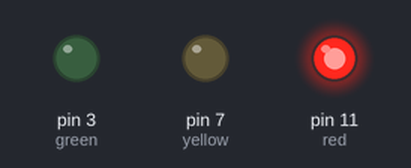
A sketch run on a simulated Arduino Uno, built with avr-gcc and run on an emulated ATmega328P. Shown: output pins drawn as LEDs (lit = HIGH).

Above: at 5.0 s.
At 12.5 s:
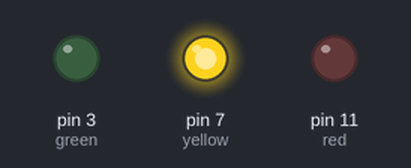
At 20.0 s:
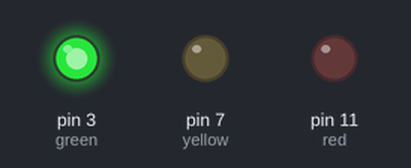
Timing chart, 0 to 32.5 s (numbered marks = the images above):
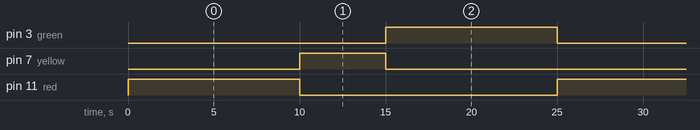

The sketch:

traffic_light_pattern1.ino
```cpp
int red = 11, yellow = 7, green = 3;

void setup(){

  pinMode(red,OUTPUT);
  pinMode(yellow,OUTPUT);
  pinMode(green,OUTPUT);


}

void loop(){

	Traffic_Light_Pattern();
}

void Traffic_Light_Pattern(){

  digitalWrite(red,HIGH);
  delay(10000);
  digitalWrite(red,LOW);
  digitalWrite(yellow,HIGH);
  delay(5000);
  digitalWrite(yellow,LOW);
  digitalWrite(green,HIGH);
  delay(10000);
  digitalWrite(green,LOW);

}
```

Measured:
- by itself, pin 3 (green), pin 11 (red): alternates HIGH for 10.0 s and LOW for 15.0 s
- by itself, pin 7 (yellow): alternates HIGH for 5.0 s and LOW for 20.0 s
- by itself, everything shown: repeats every 25.0 s, in 4 steps
